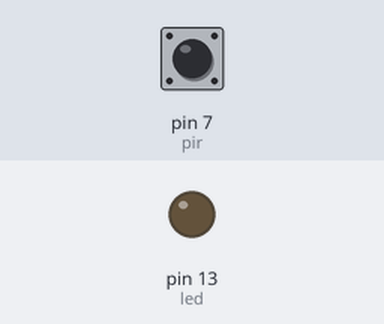
Bench run of a sketch on a simulated Arduino Uno, built with avr-gcc and run on an emulated ATmega328P. On the bench: output pins drawn as LEDs (lit = HIGH). The test bench sets the inputs (shaded band); at power-on: pin 7 (pir) LOW. What the sketch prints to the serial monitor is not drawn.

Above: at 1.2 s.
1.3 s: pin 7 (pir) driven HIGH
At 2.2 s:
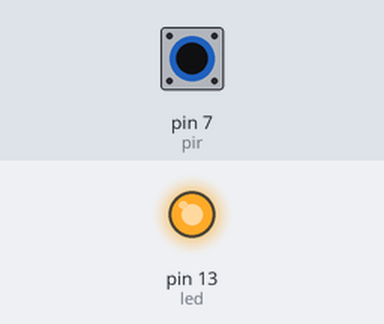
2.8 s: pin 7 (pir) driven LOW
At 3.8 s:
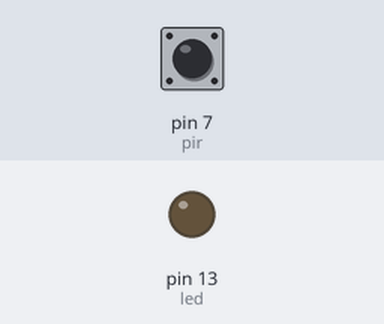
5.8 s: pin 7 (pir) pulsed HIGH 2 times (0.12 s each, 0.3 s apart)
At 6.6 s:
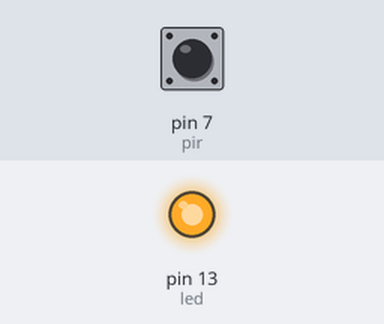
9.4 s: pin 7 (pir) pulsed HIGH 5 times (0.12 s each, 0.3 s apart)
At 12.3 s:
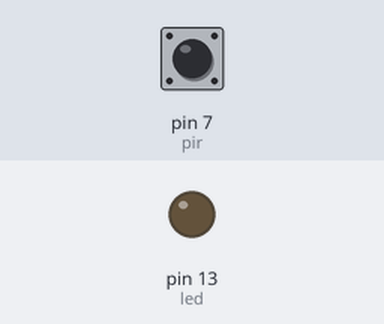
Timing chart, 0 to 13.8 s (numbered marks = the images above; inputs shaded):
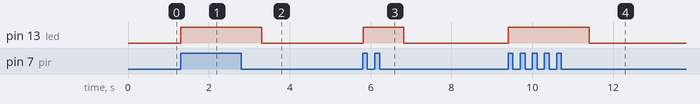

Measured:
- after the input at 1.3 s, pin 13 (led): LOW → HIGH at once
- after the input at 2.8 s, pin 13 (led): HIGH → LOW after 0.51 s
- after the input at 5.8 s, pin 13 (led): LOW → HIGH at once, → LOW 1.0 s later
- after the input at 9.4 s, pin 13 (led): LOW → HIGH at once, → LOW 2.0 s later

The sketch:

pir_sensor.ino
```cpp
int pir=7;
int led=13;
void setup()
{
  pinMode(led,OUTPUT);
  pinMode(pir,INPUT);
  Serial.begin(9600);
}
void loop()
{
  int a=digitalRead(pir);
  if(a==1)
  {
    digitalWrite(led,HIGH);
    delay(1000);
    Serial.println("Motion detected");
  }
  else
  {
    digitalWrite(led,LOW);
    Serial.println("Motion not detected");
  }
}
```
